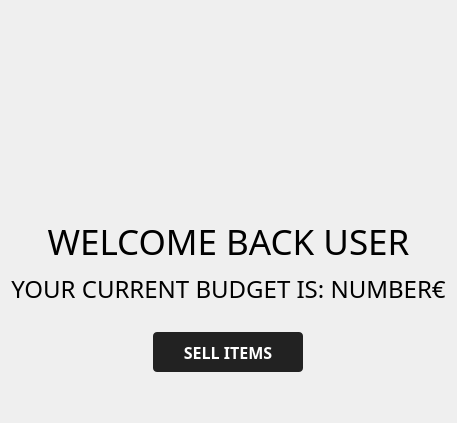
             <widget class="QWidget" name="page_home_seller">
              <property name="styleSheet">
               <string notr="true">.QPushButton {
  background-color: #222;
  border-radius: 4px;
  border-style: none;
  color: #fff;
  line-height: 1.5;
  max-width: none;
  width: 150px;
  padding: 9px 20px 8px;
}

QPushButton:hover,
QPushButton:focus {
  background-color: rgb(54, 54, 54);
}
</string>
              </property>
              <layout class="QVBoxLayout" name="verticalLayout_19">
               <item alignment="Qt::AlignHCenter">
                <widget class="QLabel" name="label_5">
                 <property name="minimumSize">
                  <size>
                   <width>0</width>
                   <height>200</height>
                  </size>
                 </property>
                 <property name="maximumSize">
                  <size>
                   <width>700</width>
                   <height>350</height>
                  </size>
                 </property>
                 <property name="text">
                  <string/>
                 </property>
                 <property name="pixmap">
                  <pixmap resource="agriculture-shop-ressources.qrc">:/pictures/assets/Logo2.png</pixmap>
                 </property>
                 <property name="scaledContents">
                  <bool>true</bool>
                 </property>
                 <property name="alignment">
                  <set>Qt::AlignCenter</set>
                 </property>
                </widget>
               </item>
               <item>
                <widget class="QLabel" name="welcome_label_username">
                 <property name="font">
                  <font>
                   <family>Poppins</family>
                   <pointsize>26</pointsize>
                  </font>
                 </property>
                 <property name="text">
                  <string>WELCOME BACK USER</string>
                 </property>
                 <property name="alignment">
                  <set>Qt::AlignCenter</set>
                 </property>
                </widget>
               </item>
               <item>
                <widget class="QLabel" name="welcome_label_budget">
                 <property name="font">
                  <font>
                   <family>Poppins</family>
                   <pointsize>18</pointsize>
                  </font>
                 </property>
                 <property name="text">
                  <string>YOUR CURRENT BUDGET IS: NUMBER€</string>
                 </property>
                 <property name="alignment">
                  <set>Qt::AlignCenter</set>
                 </property>
                </widget>
               </item>
               <item>
                <spacer name="verticalSpacer_9">
                 <property name="orientation">
                  <enum>Qt::Vertical</enum>
                 </property>
                 <property name="sizeType">
                  <enum>QSizePolicy::Fixed</enum>
                 </property>
                 <property name="sizeHint" stdset="0">
                  <size>
                   <width>20</width>
                   <height>20</height>
                  </size>
                 </property>
                </spacer>
               </item>
               <item alignment="Qt::AlignHCenter">
                <widget class="QPushButton" name="pushButton_9">
                 <property name="sizePolicy">
                  <sizepolicy hsizetype="Minimum" vsizetype="Fixed">
                   <horstretch>0</horstretch>
                   <verstretch>0</verstretch>
                  </sizepolicy>
                 </property>
                 <property name="minimumSize">
                  <size>
                   <width>150</width>
                   <height>40</height>
                  </size>
                 </property>
                 <property name="maximumSize">
                  <size>
                   <width>79</width>
                   <height>16777215</height>
                  </size>
                 </property>
                 <property name="font">
                  <font>
                   <family>Source Sans Pro SemiBold</family>
                   <pointsize>12</pointsize>
                   <weight>75</weight>
                   <bold>true</bold>
                  </font>
                 </property>
                 <property name="cursor">
                  <cursorShape>PointingHandCursor</cursorShape>
                 </property>
                 <property name="text">
                  <string>SELL ITEMS</string>
                 </property>
                </widget>
               </item>
               <item>
                <spacer name="verticalSpacer_4">
                 <property name="orientation">
                  <enum>Qt::Vertical</enum>
                 </property>
                 <property name="sizeHint" stdset="0">
                  <size>
                   <width>20</width>
                   <height>40</height>
                  </size>
                 </property>
                </spacer>
               </item>
              </layout>
             </widget>
